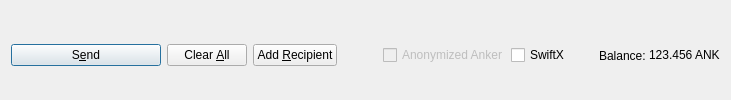
         <widget class="QFrame" name="frame_Send">
          <layout class="QHBoxLayout" name="horizontalLayout">
           <property name="bottomMargin">
            <number>0</number>
           </property>
           <item>
            <widget class="QPushButton" name="sendButton">
             <property name="minimumSize">
              <size>
               <width>150</width>
               <height>0</height>
              </size>
             </property>
             <property name="toolTip">
              <string>Confirm the send action</string>
             </property>
             <property name="text">
              <string>S&amp;end</string>
             </property>
             <property name="autoDefault">
              <bool>false</bool>
             </property>
             <property name="default">
              <bool>true</bool>
             </property>
            </widget>
           </item>
           <item>
            <widget class="QPushButton" name="clearButton">
             <property name="sizePolicy">
              <sizepolicy hsizetype="Minimum" vsizetype="Fixed">
               <horstretch>0</horstretch>
               <verstretch>0</verstretch>
              </sizepolicy>
             </property>
             <property name="toolTip">
              <string>Clear all fields of the form.</string>
             </property>
             <property name="text">
              <string>Clear &amp;All</string>
             </property>
             <property name="icon">
              <iconset resource="../anker.qrc">
               <normaloff>:/icons/remove</normaloff>:/icons/remove</iconset>
             </property>
             <property name="autoDefault">
              <bool>false</bool>
             </property>
            </widget>
           </item>
           <item>
            <widget class="QPushButton" name="addButton">
             <property name="toolTip">
              <string>Send to multiple recipients at once</string>
             </property>
             <property name="text">
              <string>Add &amp;Recipient</string>
             </property>
             <property name="icon">
              <iconset resource="../anker.qrc">
               <normaloff>:/icons/add</normaloff>:/icons/add</iconset>
             </property>
             <property name="autoDefault">
              <bool>false</bool>
             </property>
            </widget>
           </item>
           <item>
            <spacer name="horizontalSpacer">
             <property name="orientation">
              <enum>Qt::Horizontal</enum>
             </property>
             <property name="sizeHint" stdset="0">
              <size>
               <width>40</width>
               <height>20</height>
              </size>
             </property>
            </spacer>
           </item>
           <item>
            <layout class="QHBoxLayout" name="horizontalLayout_2">
             <property name="spacing">
              <number>3</number>
             </property>
             <item>
              <widget class="QCheckBox" name="checkzANK">
               <property name="enabled">
                <bool>false</bool>
               </property>
               <property name="text">
                <string>Anonymized Anker</string>
               </property>
              </widget>
             </item>
             <item>
              <widget class="QCheckBox" name="checkSwiftTX">
               <property name="enabled">
                <bool>true</bool>
               </property>
               <property name="minimumSize">
                <size>
                 <width>85</width>
                 <height>0</height>
                </size>
               </property>
               <property name="text">
                <string>SwiftX</string>
               </property>
              </widget>
             </item>
             <item>
              <widget class="QLabel" name="label">
               <property name="text">
                <string>Balance:</string>
               </property>
              </widget>
             </item>
             <item>
              <widget class="QLabel" name="labelBalance">
               <property name="sizePolicy">
                <sizepolicy hsizetype="Preferred" vsizetype="Fixed">
                 <horstretch>0</horstretch>
                 <verstretch>0</verstretch>
                </sizepolicy>
               </property>
               <property name="cursor">
                <cursorShape>IBeamCursor</cursorShape>
               </property>
               <property name="text">
                <string notr="true">123.456 ANK</string>
               </property>
               <property name="textInteractionFlags">
                <set>Qt::LinksAccessibleByMouse|Qt::TextSelectableByKeyboard|Qt::TextSelectableByMouse</set>
               </property>
              </widget>
             </item>
            </layout>
           </item>
          </layout>
         </widget>
